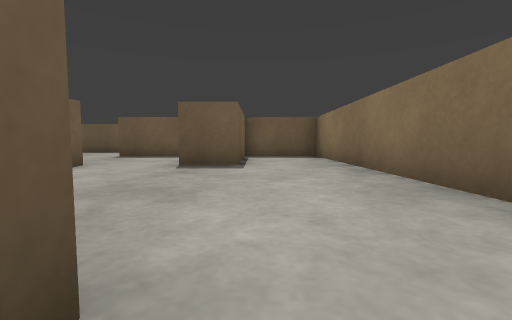
view 1 (above)

17 first-person views from a walk through a robot-simulator world made for Gazebo. The camera is 0.5 m above the floor, tilts 4° down and sees 90° across. The floor is counted in squares, 1 m on a side. Each view is taken from the middle of a square. On the plan, view 1 faces up. The plan holds only what a view shows up to about 9 squares ahead; the rest is blank. The place goes on beyond the plan.

view 2
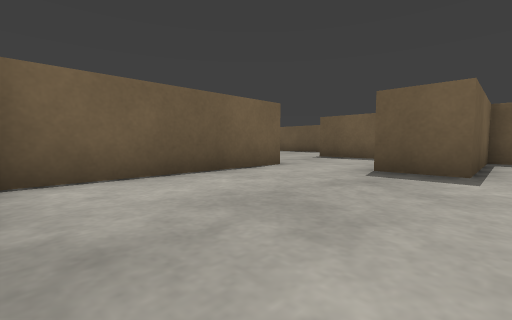

view 3
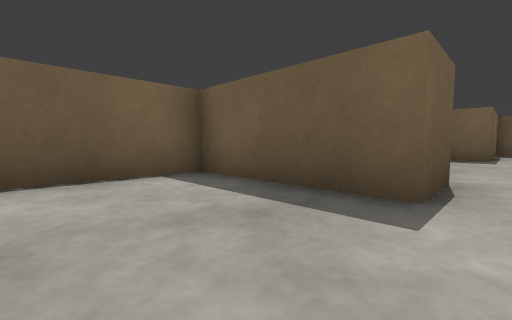

view 4
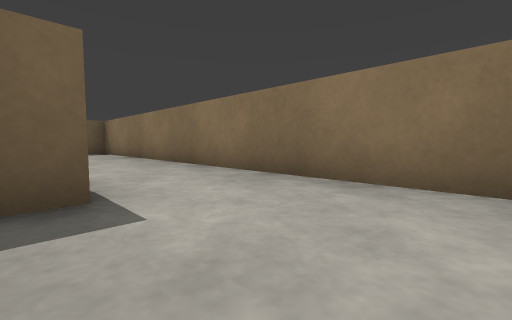

view 5
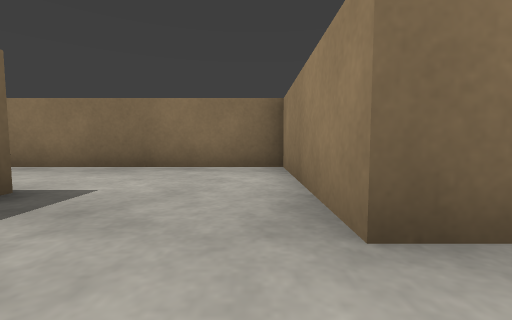

view 6
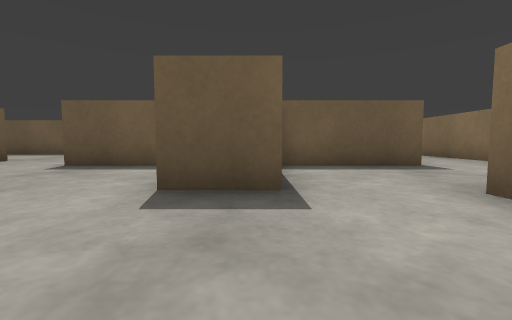

view 7
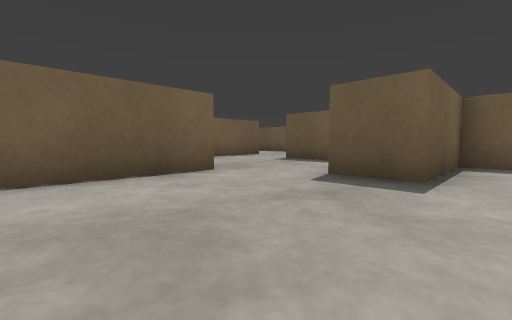

view 8
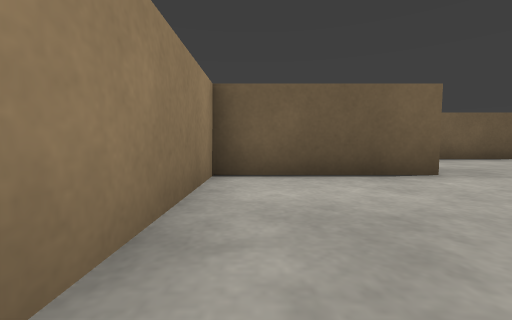

view 9
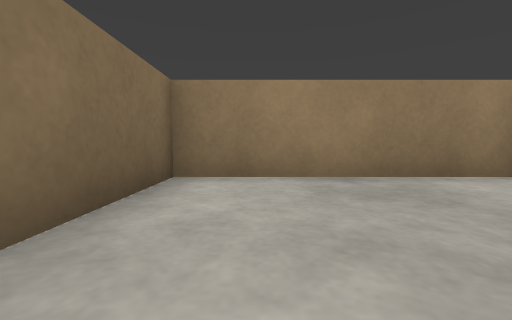

view 10
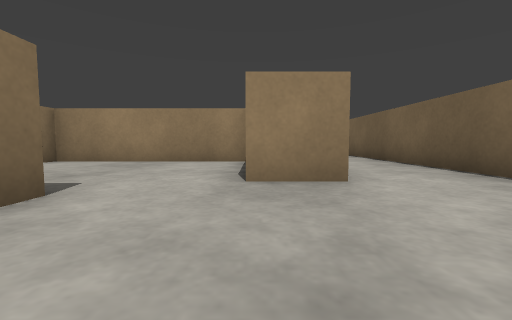

view 11
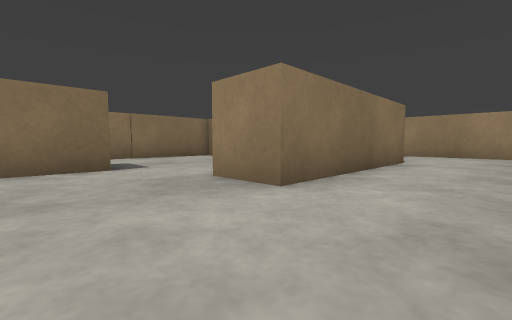

view 12
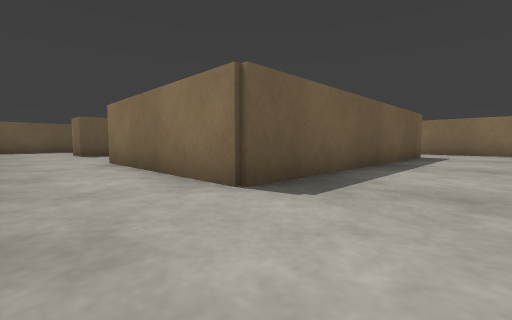

view 13
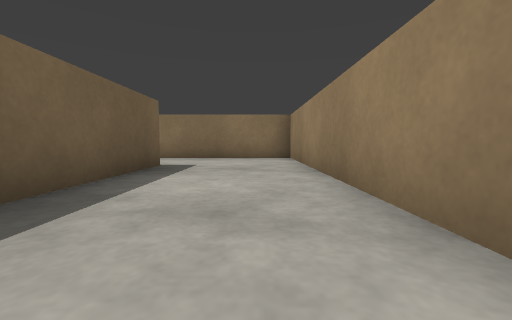

view 14
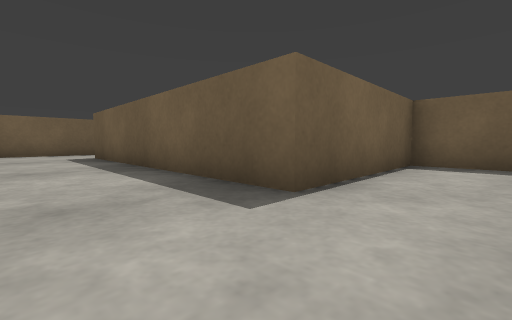

view 15
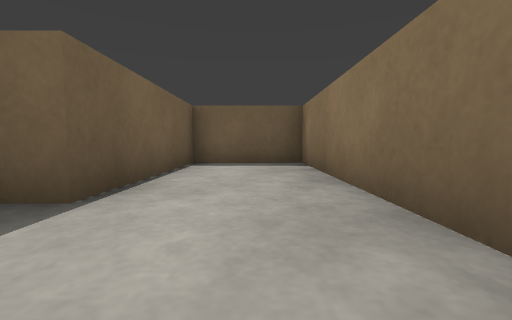

view 16
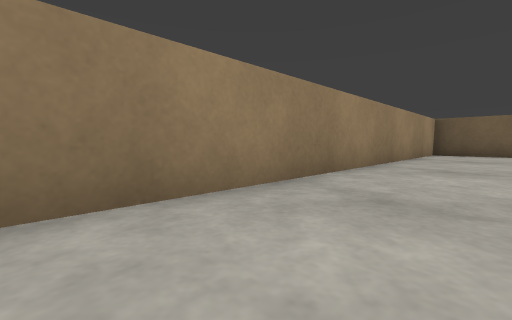

view 17
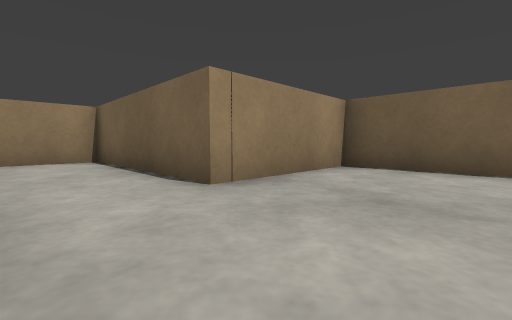

### Floor plan
Points are (right, up) in squares from view 1. A wall is a line through its corners. A room is listed if a view was taken in it or the views show most of it. See-through windows are left out.
Room 1 (views 1, 3, 4, 5)
walls: (-1.8, -3.5) (2.1, -3.5) (2.1, 0.5); (-0.5, 0.8) (-0.5, -0.6) (-3.7, -0.6) (-3.7, -3.4)
ways out: opening at (0.5, 0) to room 2; opening at (-3, -3) to room 3
Room 2 (views 2, 17)
walls: (-2.6, 9) (-4.9, 9); (-7.1, 8.1) (-7.1, 5.5) (-3.7, 5.5) (-3.7, 0.7) (-2, 0.7); (2.1, 0.5) (2.1, 9) (-0.5, 9) (-0.5, 5.6) (-1.8, 5.6)
ways out: opening at (0.5, 0) to room 1
Room 3 (views 6, 7, 8, 9)
walls: (-6.9, -4.2) (-6.9, -7.6) (-1.8, -7.6) (-1.8, -3.5); (-3.7, -3.4) (-5, -3.4)
ways out: opening at (-3, -3) to room 1; opening at (-6, -3) to room 4
Room 4 (views 10, 11, 12, 13, 14, 15, 16)
walls: (-10, -12.1) (2.1, -12.1) (2.1, -4.8) (-0.5, -4.8) (-0.5, -8.9) (-8.2, -8.9) (-8.2, -4.2) (-6.9, -4.2); (-5, -3.4) (-5, -1.9); (-10.6, -4.5) (-10.6, -11.4); (-6, -0.6) (-8.2, -0.6) (-8.2, -0.1); (-10.6, 0.8) (-10.6, -1.6)
ways out: opening at (-6, -3) to room 3; opening at (-9.5, 0)

Where each view was taken, in squares from view 1:
view 1: 0 up, 0 right, facing up
view 2: 1 up, 0 right, facing up-left
view 3: 3 down, 0 right, facing up-left
view 4: 3 down, 1 left, facing up-right
view 5: 3 down, 3 left, facing right
view 6: 6 down, 4 left, facing up
view 7: 7 down, 3 left, facing up-left
view 8: 7 down, 3 left, facing left
view 9: 4 down, 3 left, facing down
view 10: 1 down, 7 left, facing down
view 11: 2 down, 10 left, facing down-right
view 12: 11 down, 10 left, facing up-right
view 13: 11 down, 6 left, facing right
view 14: 11 down, 1 right, facing up-left
view 15: 11 down, 1 right, facing up
view 16: 10 down, 1 right, facing down-left
view 17: 8 up, 2 left, facing down-left
